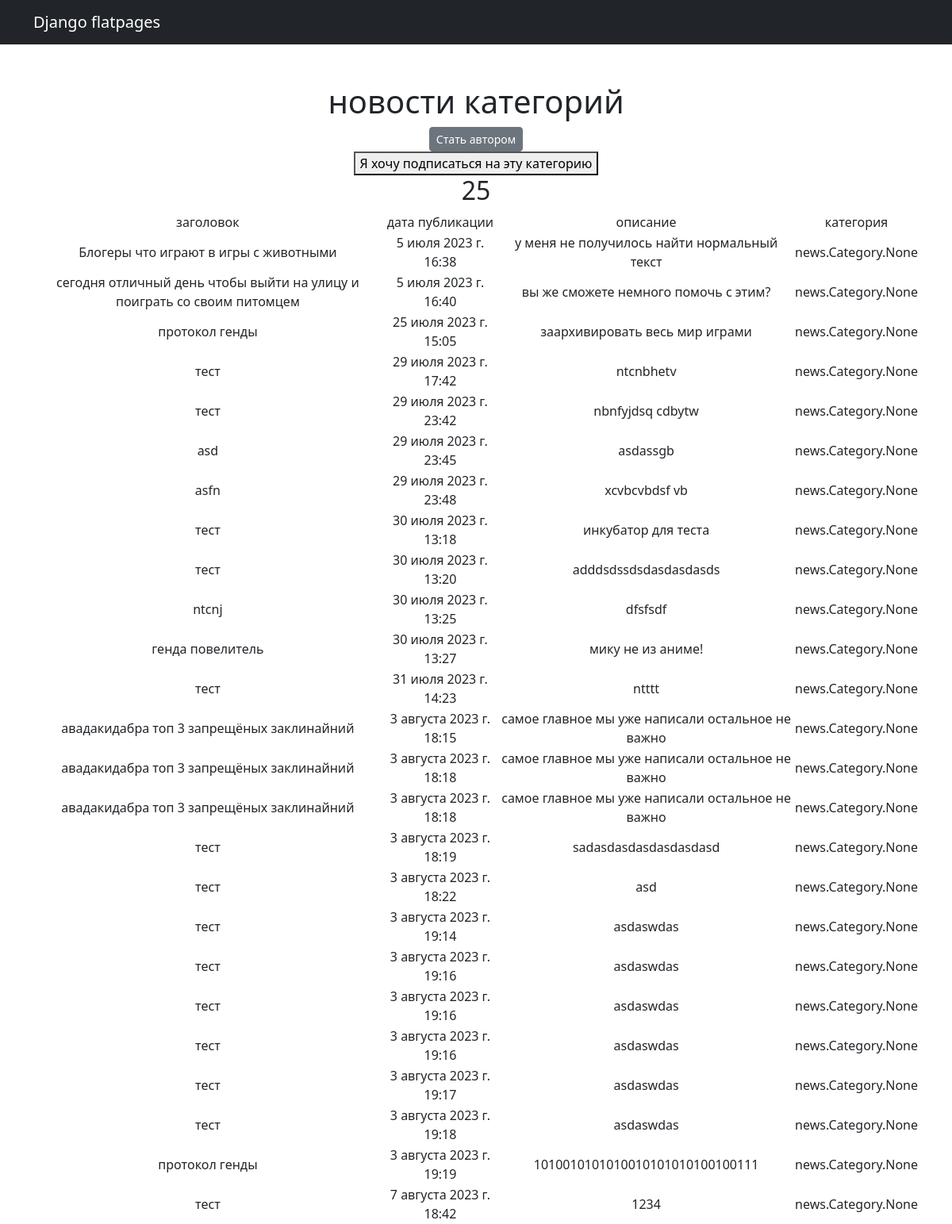
The page /news/categories/1/ (signed in) on the database its author committed.
### news/models.py (models this page shows, shortened)
class Post(models.Model):
    Article = "AR"
    New = "NW"
    POSICHEN = [
        (Article, "статья"),
        (New, "новость")
    ]
    post_Author = models.ForeignKey(Author, on_delete=models.CASCADE)
    WIT = models.CharField(max_length=2, choices=POSICHEN)
    data_time = models.DateTimeField(auto_now_add=True)
    category = models.ManyToManyField(Category, through='PostCategory')
    header = models.CharField(max_length=50)
    text = models.TextField(max_length=3000)
    raiting = models.IntegerField(default=0)

### news/views.py (the view, shortened to what this page needs)
# urls.py: path('categories/<int:pk>/', category_view, name='categorys'),
@login_required
def category_view(request, pk):
    context = {
        'posts': Post.objects.filter(category__id=pk),
    }
    return render(request=request, template_name='category.html', context=context)

### templates/category.html (shortened to what this page needs)
{% extends 'flatpages/default.html' %}
{% block content %}
<h1>новости категорий</h1>
<a href="{% url 'make' %}" class="btn btn-secondary btn-sm">Стать автором</a>
 <form method="post">
        <button name="confirm" value="confirmed">Я хочу подписаться на эту категорию</button>
    </form>
<h2>{{posts|length}}</h2>
{% if posts %}
<table>
    <tr>
        <td>заголовок</td>
        <td>дата публикации</td>
        <td>описание</td>
         <td>категория</td>
    </tr>
    {% for post in posts%}
    <tr>
        <td>{{ post.header }}</td>
        <td>{{ post.data_time }}</td>
        <td>{{ post.text|truncatewords:20 }}</td>
        <td>{{ post.category}}</td>
    </tr>
    {% endfor %}
</table>
{% else %}
<h1>новостей нет</h1>
{%endif%}
{% endblock content %}

### rows shown on the page
Post: header "Блогеры что играют в игры с животными", data_time "5 июля 2023 г. 16:38", text "у меня не получилось найти нормальный текст", category "news.Category.None"
Post: header "сегодня отличный день чтобы выйти на улицу и поиграть со своим питомцем", data_time "5 июля 2023 г. 16:40", text "вы же сможете немного помочь с этим?", category "news.Category.None"
Post: header "протокол генды", data_time "25 июля 2023 г. 15:05", text "заархивировать весь мир играми", category "news.Category.None"
Post: header "тест", data_time "29 июля 2023 г. 17:42", text "ntcnbhetv", category "news.Category.None"
Post: header "тест", data_time "29 июля 2023 г. 23:42", text "nbnfyjdsq cdbytw", category "news.Category.None"
Post: header "asd", data_time "29 июля 2023 г. 23:45", text "asdassgb", category "news.Category.None"
Post: header "asfn", data_time "29 июля 2023 г. 23:48", text "xcvbcvbdsf vb", category "news.Category.None"
Post: header "тест", data_time "30 июля 2023 г. 13:18", text "инкубатор для теста", category "news.Category.None"
Post: header "тест", data_time "30 июля 2023 г. 13:20", text "adddsdssdsdasdasdasds", category "news.Category.None"
Post: header "ntcnj", data_time "30 июля 2023 г. 13:25", text "dfsfsdf", category "news.Category.None"
Post: header "генда повелитель", data_time "30 июля 2023 г. 13:27", text "мику не из аниме!", category "news.Category.None"
Post: header "тест", data_time "31 июля 2023 г. 14:23", text "ntttt", category "news.Category.None"
Post: header "авадакидабра топ 3 запрещёных заклинайний", data_time "3 августа 2023 г. 18:15", text "самое главное мы уже написали остальное не важно", category "news.Category.None"
Post: header "авадакидабра топ 3 запрещёных заклинайний", data_time "3 августа 2023 г. 18:18", text "самое главное мы уже написали остальное не важно", category "news.Category.None"
Post: header "авадакидабра топ 3 запрещёных заклинайний", data_time "3 августа 2023 г. 18:18", text "самое главное мы уже написали остальное не важно", category "news.Category.None"
Post: header "тест", data_time "3 августа 2023 г. 18:19", text "sadasdasdasdasdasdasd", category "news.Category.None"
Post: header "тест", data_time "3 августа 2023 г. 18:22", text "asd", category "news.Category.None"
Post: header "тест", data_time "3 августа 2023 г. 19:14", text "asdaswdas", category "news.Category.None"
Post: header "тест", data_time "3 августа 2023 г. 19:16", text "asdaswdas", category "news.Category.None"
Post: header "тест", data_time "3 августа 2023 г. 19:16", text "asdaswdas", category "news.Category.None"
Post: header "тест", data_time "3 августа 2023 г. 19:16", text "asdaswdas", category "news.Category.None"
Post: header "тест", data_time "3 августа 2023 г. 19:17", text "asdaswdas", category "news.Category.None"
Post: header "тест", data_time "3 августа 2023 г. 19:18", text "asdaswdas", category "news.Category.None"
Post: header "протокол генды", data_time "3 августа 2023 г. 19:19", text "1010010101010010101010100100111", category "news.Category.None"
Post: header "тест", data_time "7 августа 2023 г. 18:42", text "1234", category "news.Category.None"

### other values the page prints
{{ posts|length }} "25"
